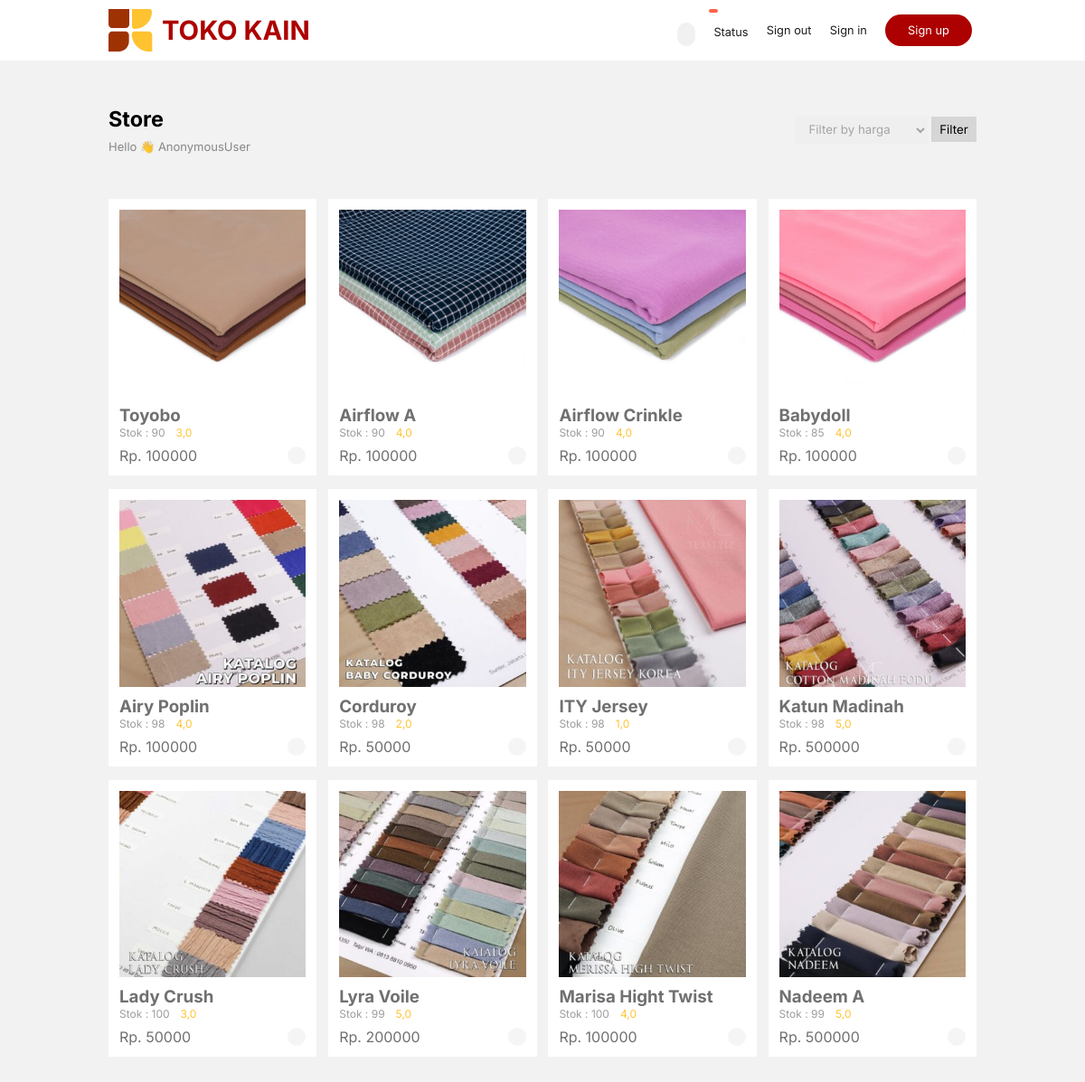
Before: / with the older database file.
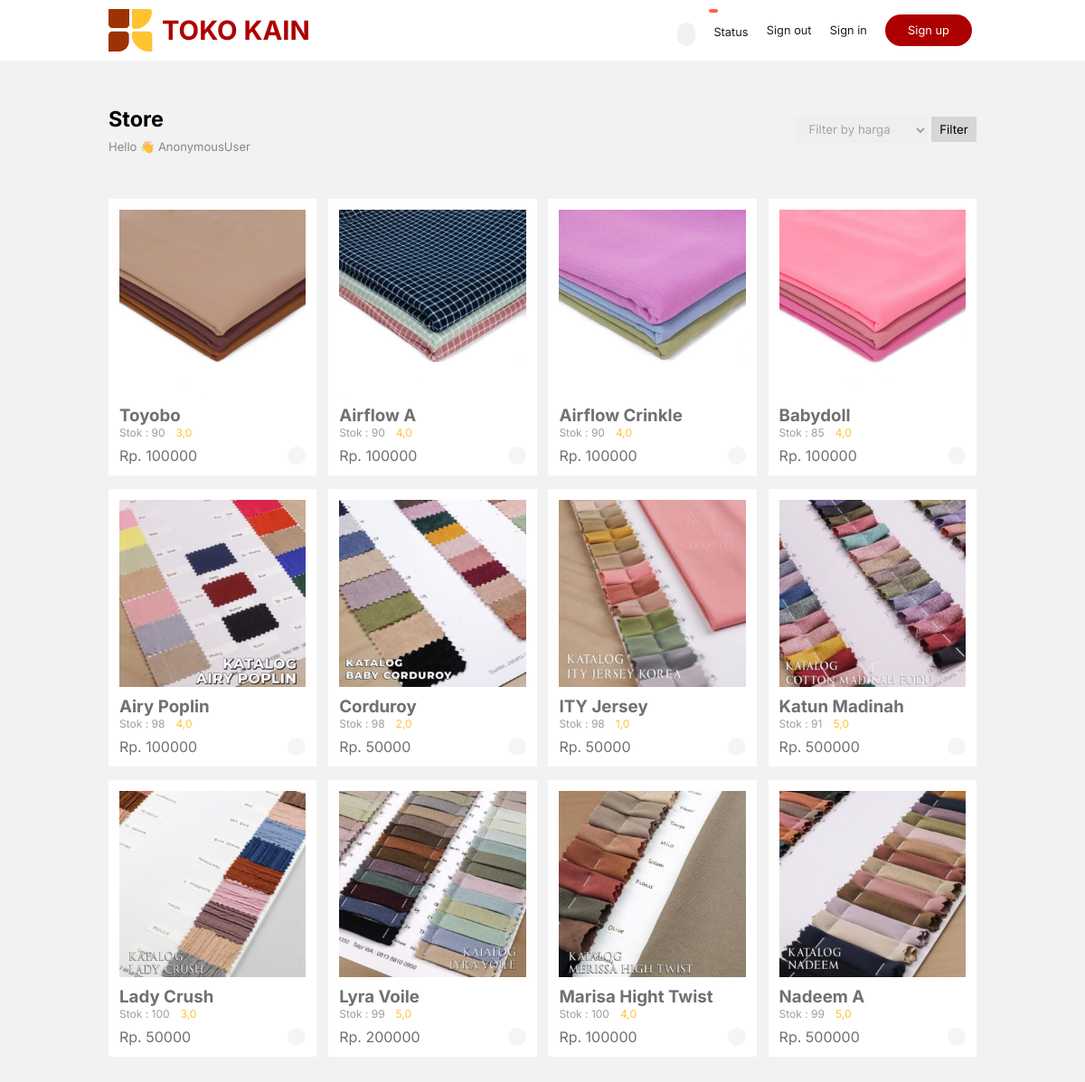
After: the same page with the newer database file.
### greenstore_app/models.py (models this page shows, shortened)
class Produk(models.Model):
    img_produk = models.ImageField(upload_to='produk')
    nama_produk = models.CharField(max_length=100)
    rettings = models.FloatField()
    harga = models.IntegerField()
    stok = models.IntegerField(default=0)

### greenstore_app/views.py (the view)
# urls.py: path('', ProdukListView.as_view(), name='index'),
class ProdukListView(ListView):
    model = Produk
    template_name = 'index.html'
    context_object_name = 'produk'
    def get_queryset(self):
        queryset = Produk.objects.all().order_by('-id')
        filter_type = self.request.GET.get('filter_type', '')
        if filter_type == 'termurah':
            queryset = queryset.order_by('harga')
        elif filter_type == 'termahal':
            queryset = queryset.order_by('-harga')
        return queryset

### templates/index.html (shortened to what this page needs)
{% load static %}
<!DOCTYPE html>
<html lang="en">
<head>
    <link rel="stylesheet" href="{%static 'css/main.css'%}">
</head>
<body>
    <nav>
        <div class="logo">
            <img src="{% static 'img/logo.svg' %}" alt="">
             <h3><a href="{% url 'index' %}" style="text-decoration: none; color: var(--dua)">TOKO KAIN</a></h3>
        </div>
        <div class="btncart">
            <a href="{% url 'checkout' %}">
                <p id="jlh">{{ total_items }}</p>
                <ion-icon name="cart" id="cartProduk"></ion-icon>
            </a>
            <a href="{% url 'status' %}">
                <p id="statuspes">Status</p>
            </a>
            <button class="signin" id="signout-btn">Sign out</button>
            <button class="signin" onclick="window.dialogsignin.showModal();">Sign in</button>
            <button class="signup" onclick="window.dialogsignup.showModal();">Sign up</button>
        </div>
    </nav>
    <div class="container">
        <div class="content1">
            <div class="title">
                <h3>Store</h3>
                <p>Hello 👋 {{user}}</p>
            </div>
            <form method="GET" action="{% url 'index' %}">
                <select name="filter_type" id="filter-type">
                    <option value="">Filter by harga</option>
                </select>
                <button type="submit">Filter</button>
            </form>
        </div>
        <div class="content2">
            {% for data in produk %}
                <div class="card">
                    <img src="{{data.img_produk.url}}" alt="">
                    <div class="ket">
                        <h3>{{data.nama_produk}}</h3>
                        <div id="reting">
                            <div class="stok">
                                <p>Stok : {{data.stok}}</p>
                            </div>
                            {{data.rettings}}
                        </div>
                        <p>Rp. {{data.harga}}</p>
                        <a href="#" class="beli-btn" data-produk-id="{{data.id}}">
                            <ion-icon name="bag-check" id="beli"></ion-icon>
                        </a>
                    </div>
                </div>
            {% endfor %}
        </div>
    </div>
</body>
</html>

Changed rows visible on the page:
changed Produk "Katun Madinah": stok "98" → "91"
